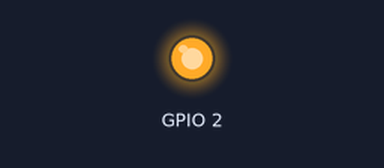
Bench run of a program on a simulated ESP32. Shown: output pins drawn as LEDs (lit = HIGH). What the program prints to the serial monitor is not drawn.

Above: at 0.5 s.
At 15.8 s:
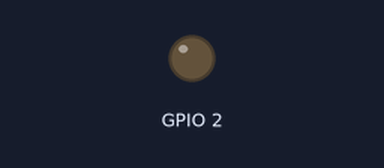
Timing chart, 0 to 21.1 s (numbered marks = the images above):
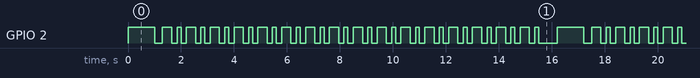

The program:

main.cpp
```cpp
#include <Arduino.h>
#include <WiFi.h>
#include "led.h"
#include "blink.h"
#include "server.h"

void setup() {
    Serial.begin(115200);
    led_init();
    pinMode(BUTTON_PIN, INPUT_PULLUP);

    uint8_t mac[6];
    WiFi.macAddress(mac);
    char ssid[20];
    snprintf(ssid, sizeof(ssid), "ESP-BLINK-%02X%02X", mac[4], mac[5]);

    WiFi.mode(WIFI_AP);
    WiFi.softAP(ssid);
    Serial.printf("SoftAP: %s  IP: %s\n", ssid, WiFi.softAPIP().toString().c_str());

    server_start(ssid);
    blink_start();
    Serial.printf("Blinking — short=%d long=%d gap=%d pat=%d\n",
        g_cfg.pulse_short, g_cfg.pulse_long, g_cfg.bit_gap, g_cfg.pattern);
}

void loop() {
    server_handle();
}
```

blink.cpp
```cpp
#include "blink.h"
#include "led.h"
#include <Arduino.h>
#include <freertos/FreeRTOS.h>
#include <freertos/task.h>

BlinkConfig g_cfg = { 150, 350, 200, 1000, 300, 500, 0 };

static TaskHandle_t _task = nullptr;

static void send_bit(bool bit) {
    led_set(true);
    vTaskDelay(pdMS_TO_TICKS(bit ? g_cfg.pulse_long : g_cfg.pulse_short));
    led_set(false);
    vTaskDelay(pdMS_TO_TICKS(g_cfg.bit_gap));
}

static void blink_task(void*) {
    while (true) {
        led_set(true);
        vTaskDelay(pdMS_TO_TICKS(g_cfg.pre_ms));
        led_set(false);
        vTaskDelay(pdMS_TO_TICKS(g_cfg.pre_gap));

        for (int i = 0; i < 32; i++) {
            bool bit = (g_cfg.pattern == 2) ? true
                     : (g_cfg.pattern == 1) ? false
                     : (i % 2 == 0);
            send_bit(bit);
        }

        led_set(false);
        vTaskDelay(pdMS_TO_TICKS(g_cfg.post_ms));
    }
}

void blink_start() {
    blink_stop();
    xTaskCreate(blink_task, "blink", 2048, nullptr, 1, &_task);
}

void blink_stop() {
    if (_task) { vTaskDelete(_task); _task = nullptr; }
    led_set(false);
}
```

blink.h
```cpp
#pragma once

struct BlinkConfig {
    int pulse_short;  // ms  HIGH for bit 0
    int pulse_long;   // ms  HIGH for bit 1
    int bit_gap;      // ms  LOW after every bit
    int pre_ms;       // ms  preamble HIGH
    int pre_gap;      // ms  LOW after preamble
    int post_ms;      // ms  trailing LOW before next cycle
    int pattern;      // 0=alternating  1=all-0  2=all-1
};

extern BlinkConfig g_cfg;

void blink_start();
void blink_stop();
```

led.h
```cpp
#pragma once
#include <Arduino.h>

#ifndef LED_ACTIVE_LOW
  #define LED_ACTIVE_LOW 0
#endif

inline void led_init() {
  pinMode(LED_PIN, OUTPUT);
  digitalWrite(LED_PIN, LED_ACTIVE_LOW ? HIGH : LOW);
}

inline void led_set(bool on) {
  digitalWrite(LED_PIN, (on ^ (bool)LED_ACTIVE_LOW) ? HIGH : LOW);
}
```

server.h
```cpp
#pragma once

void server_start(const char *ssid);
void server_handle();
```

Source omitted: server.cpp (17383 bytes)

Measured:
- by itself, GPIO 2: moves between LOW and HIGH, repeating every 16.2 s
- by itself, everything shown: repeats every 16.2 s, in 66 steps
